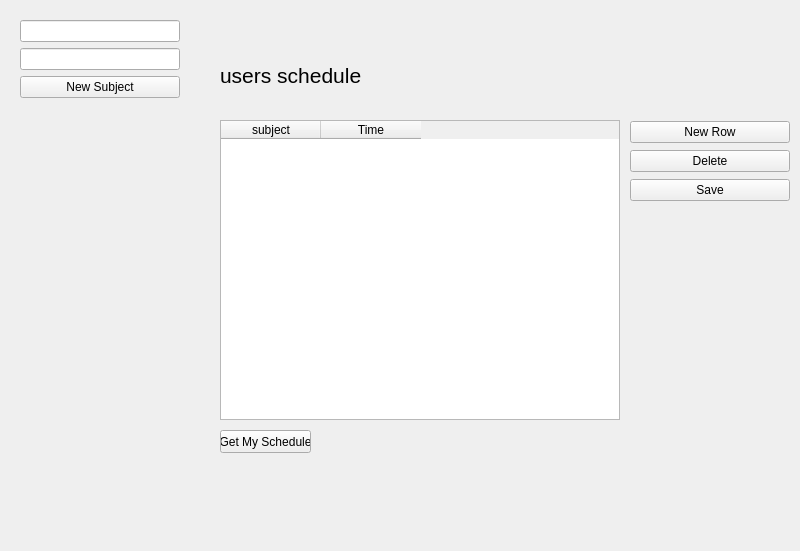
<?xml version="1.0" encoding="UTF-8"?>
<ui version="4.0">
 <class>Form</class>
 <widget class="QWidget" name="Form">
  <property name="geometry">
   <rect>
    <x>0</x>
    <y>0</y>
    <width>800</width>
    <height>551</height>
   </rect>
  </property>
  <property name="windowTitle">
   <string>Form</string>
  </property>
  <widget class="QTableWidget" name="Table">
   <property name="geometry">
    <rect>
     <x>220</x>
     <y>120</y>
     <width>400</width>
     <height>300</height>
    </rect>
   </property>
   <column>
    <property name="text">
     <string>subject</string>
    </property>
   </column>
   <column>
    <property name="text">
     <string>Time</string>
    </property>
   </column>
  </widget>
  <widget class="QLabel" name="label">
   <property name="geometry">
    <rect>
     <x>220</x>
     <y>50</y>
     <width>391</width>
     <height>51</height>
    </rect>
   </property>
   <property name="font">
    <font>
     <pointsize>16</pointsize>
    </font>
   </property>
   <property name="text">
    <string>users schedule</string>
   </property>
  </widget>
  <widget class="QPushButton" name="BUTTON">
   <property name="geometry">
    <rect>
     <x>220</x>
     <y>430</y>
     <width>91</width>
     <height>23</height>
    </rect>
   </property>
   <property name="text">
    <string>Get My Schedule</string>
   </property>
  </widget>
  <widget class="QWidget" name="verticalLayoutWidget">
   <property name="geometry">
    <rect>
     <x>20</x>
     <y>20</y>
     <width>160</width>
     <height>80</height>
    </rect>
   </property>
   <layout class="QVBoxLayout" name="addSubjectForm">
    <item>
     <widget class="QLineEdit" name="Subject"/>
    </item>
    <item>
     <widget class="QLineEdit" name="Time"/>
    </item>
    <item>
     <widget class="QPushButton" name="addContent">
      <property name="text">
       <string>New Subject</string>
      </property>
     </widget>
    </item>
   </layout>
  </widget>
  <widget class="QWidget" name="verticalLayoutWidget_2">
   <property name="geometry">
    <rect>
     <x>630</x>
     <y>120</y>
     <width>160</width>
     <height>83</height>
    </rect>
   </property>
   <layout class="QVBoxLayout" name="verticalLayout">
    <item>
     <widget class="QPushButton" name="newRowButton">
      <property name="text">
       <string>New Row</string>
      </property>
     </widget>
    </item>
    <item>
     <widget class="QPushButton" name="deleteButton">
      <property name="text">
       <string>Delete</string>
      </property>
     </widget>
    </item>
    <item>
     <widget class="QPushButton" name="saveButton">
      <property name="text">
       <string>Save</string>
      </property>
     </widget>
    </item>
   </layout>
  </widget>
 </widget>
 <resources/>
 <connections/>
</ui>
